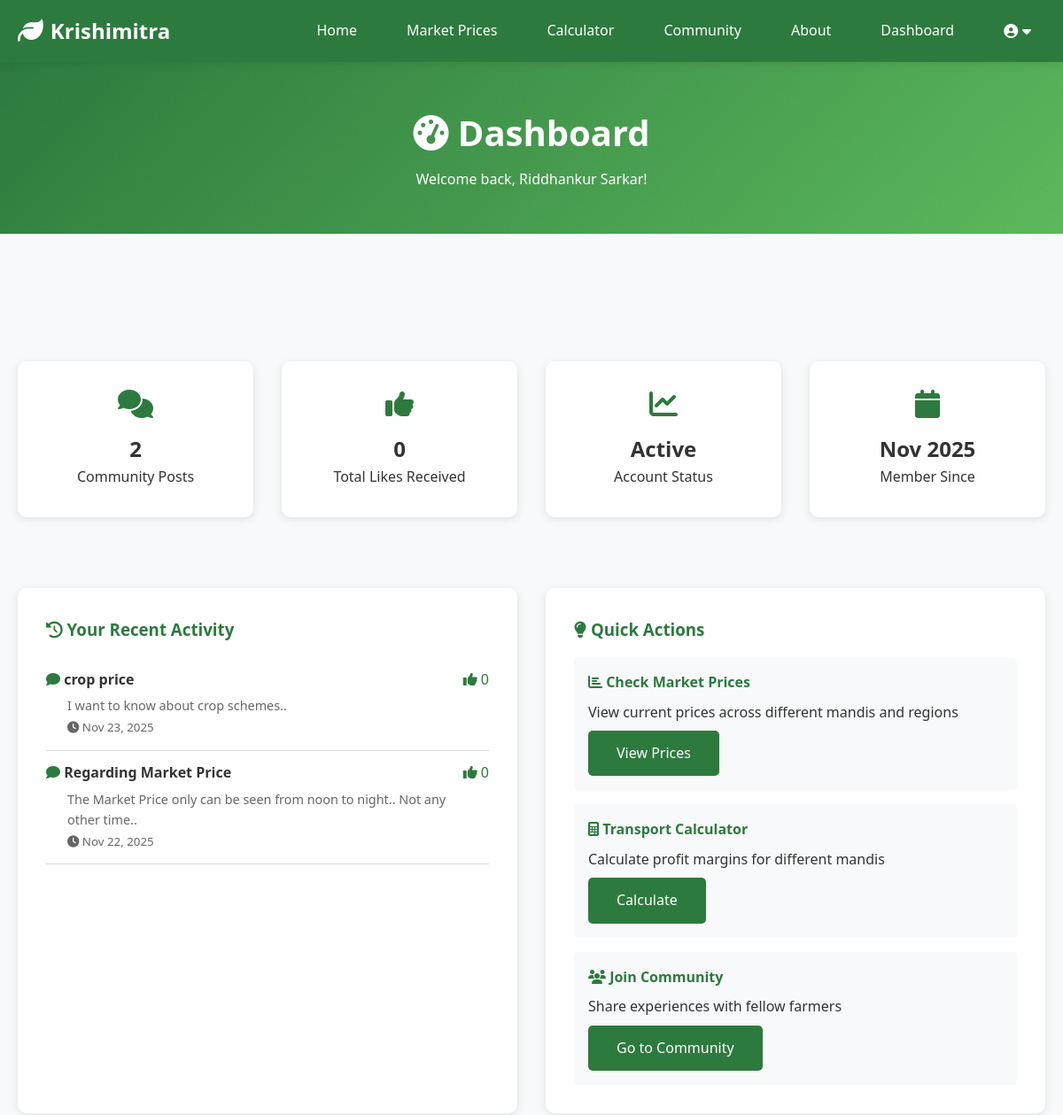
The page /dashboard (signed in, upper part) on the database as committed earlier.
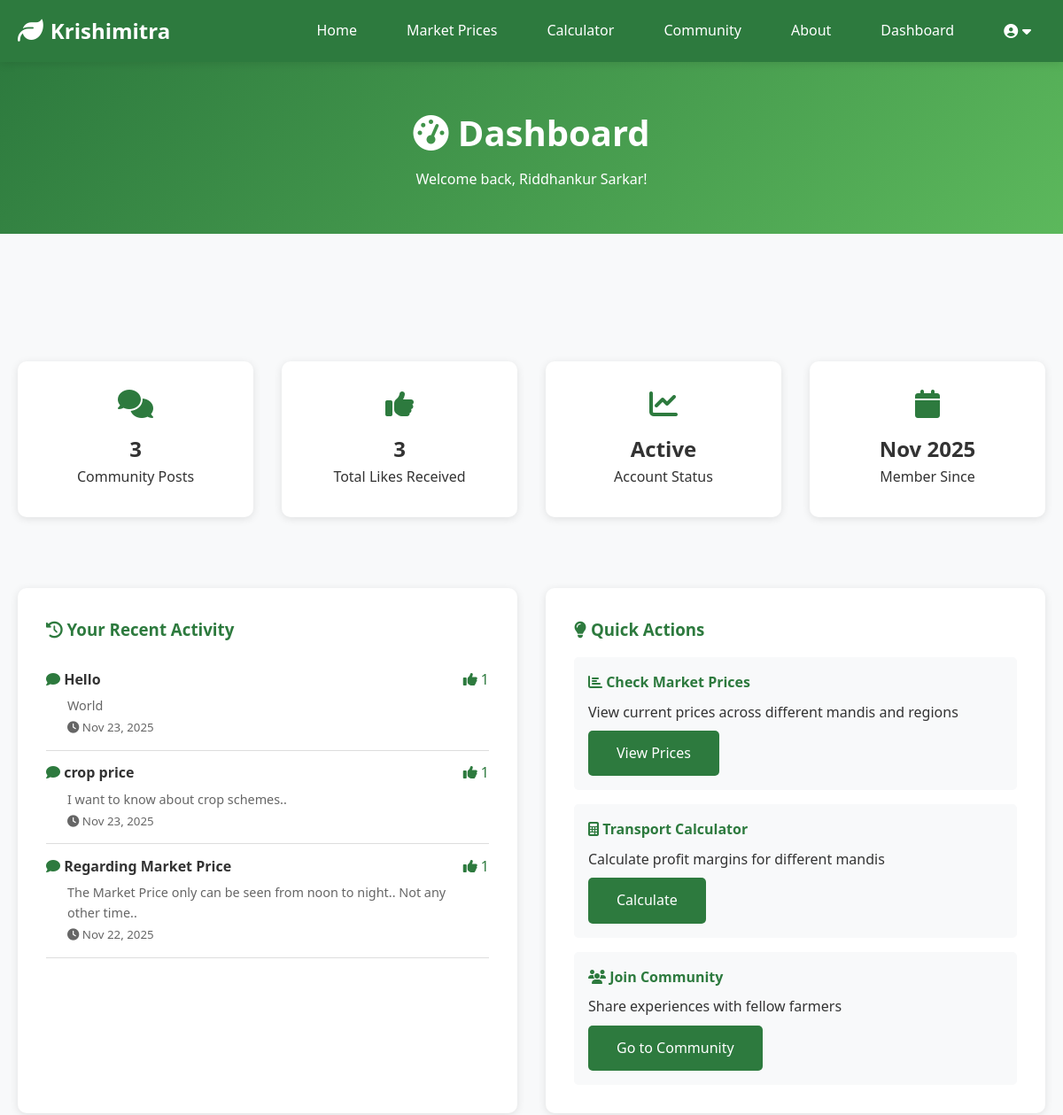
The same page on the database as committed later.
### models.py (models this page shows, shortened)
class User(UserMixin, db.Model):
    __tablename__ = 'users'
    id = db.Column(db.Integer, primary_key=True)
    full_name = db.Column(db.String(100), nullable=False)
    email = db.Column(db.String(120), unique=True, nullable=False, index=True)
    phone = db.Column(db.String(15), unique=True, nullable=False)
    password_hash = db.Column(db.String(256), nullable=False)
    user_type = db.Column(db.String(20), nullable=False)  # farmer, ngo, trader
    state = db.Column(db.String(50))
    district = db.Column(db.String(50))
    farm_size = db.Column(db.Float)
    primary_crops = db.Column(db.String(500))  # Comma-separated crop names
    created_at = db.Column(db.DateTime, default=datetime.utcnow)
    last_login = db.Column(db.DateTime)
    is_active = db.Column(db.Boolean, default=True)
    posts = db.relationship('CommunityPost', backref='author', lazy=True, cascade='all, delete-orphan')

class CommunityPost(db.Model):
    __tablename__ = 'community_posts'
    id = db.Column(db.Integer, primary_key=True)
    user_id = db.Column(db.Integer, db.ForeignKey('users.id'), nullable=False)
    title = db.Column(db.String(200), nullable=False)
    content = db.Column(db.Text, nullable=False)
    category = db.Column(db.String(50))
    likes = db.Column(db.Integer, default=0)
    created_at = db.Column(db.DateTime, default=datetime.utcnow)
    updated_at = db.Column(db.DateTime, default=datetime.utcnow, onupdate=datetime.utcnow)

### app.py (the view)
@app.route('/dashboard')
@login_required
def dashboard():
    posts_count = CommunityPost.query.filter_by(user_id=current_user['id']).count()
    recent_posts = CommunityPost.query\
        .filter_by(user_id=current_user['id'])\
        .order_by(CommunityPost.created_at.desc())\
        .limit(5)\
        .all()
    total_likes = db.session.query(db.func.sum(CommunityPost.likes))\
        .filter_by(user_id=current_user['id'])\
        .scalar() or 0
    return render_template('dashboard.html',
                         current_user=current_user,
                         user_type=current_user['details'].user_type,
                         posts_count=posts_count,
                         recent_posts=recent_posts,
                         total_likes=total_likes)

### app.py (called while the page is built)
@login_manager.user_loader
def load_user(user_id):
    return User.query.get(int(user_id))

def login_required(f):
    @wraps(f)
    def decorated_function(*args, **kwargs):
        if current_user['is_authenticated'] == False:
            flash('Please login to access this page.', 'warning')
            return redirect(url_for('login'))
        return f(*args, **kwargs)
    return decorated_function

### templates/dashboard.html (shortened to what this page needs)
{% extends "base.html" %}
{% block content %}
<div class="page-header">
    <div class="container">
        <h1><i class="fas fa-tachometer-alt"></i> Dashboard</h1>
        <p>Welcome back, {{ current_user.name }}!</p>
    </div>
</div>
<section>
    <div class="container">
        {% if user_type == 'farmer' %}
        <div class="grid grid-4">
            <div class="card text-center">
                <i class="fas fa-comments fa-2x text-primary mb-1"></i>
                <h2>{{ posts_count }}</h2>
                <p>Community Posts</p>
            </div>
            <div class="card text-center">
                <i class="fas fa-thumbs-up fa-2x text-primary mb-1"></i>
                <h2>{{ total_likes }}</h2>
                <p>Total Likes Received</p>
            </div>
            <div class="card text-center">
                <i class="fas fa-chart-line fa-2x text-primary mb-1"></i>
                <h2>Active</h2>
                <p>Account Status</p>
            </div>
            <div class="card text-center">
                <i class="fas fa-calendar fa-2x text-primary mb-1"></i>
                <h2>{{ current_user.details.created_at.strftime('%b %Y') }}</h2>
                <p>Member Since</p>
            </div>
        </div>
        <div class="grid grid-2 mt-3">
            <div class="card">
                <h3><i class="fas fa-history"></i> Your Recent Activity</h3>
                {% if recent_posts %}
                <ul style="list-style: none; padding: 0;">
                    {% for post in recent_posts %}
                    <li style="padding: 0.8rem 0; border-bottom: 1px solid var(--border-color);">
                        <div style="display: flex; justify-content: space-between; align-items: start;">
                            <div style="flex: 1;">
                                <i class="fas fa-comment" style="color: var(--primary-color);"></i>
                                <strong>{{ post.title }}</strong>
                                <p style="margin: 0.3rem 0 0 1.5rem; color: var(--text-light); font-size: 0.9rem;">
                                    {{ post.content[:80] }}{% if post.content|length > 80 %}...{% endif %}
                                </p>
                                <small style="color: var(--text-light); margin-left: 1.5rem;">
                                    <i class="fas fa-clock"></i> {{ post.created_at.strftime('%b %d, %Y') }}
                                </small>
                            </div>
                            <span style="color: var(--primary-color);">
                                <i class="fas fa-thumbs-up"></i> {{ post.likes }}
                            </span>
                        </div>
                    </li>
                    {% endfor %}
                </ul>
                {% endif %}
            </div>
            <div class="card">
                <h3><i class="fas fa-lightbulb"></i> Quick Actions</h3>
                <div style="background-color: var(--light-bg); padding: 1rem; border-radius: 5px; margin-bottom: 1rem;">
                    <h4 style="color: var(--primary-color); margin-bottom: 0.5rem;">
                        <i class="fas fa-chart-bar"></i> Check Market Prices
                    </h4>
                    <p style="margin: 0.5rem 0;">View current prices across different mandis and regions</p>
                    <a href="{{ url_for('prices') }}" class="btn btn-primary">View Prices</a>
                </div>
                <div style="background-color: var(--light-bg); padding: 1rem; border-radius: 5px; margin-bottom: 1rem;">
                    <h4 style="color: var(--primary-color); margin-bottom: 0.5rem;">
                        <i class="fas fa-calculator"></i> Transport Calculator
                    </h4>
                    <p style="margin: 0.5rem 0;">Calculate profit margins for different mandis</p>
                    <a href="{{ url_for('transport_calculator') }}" class="btn btn-primary">Calculate</a>
                </div>
                <div style="background-color: var(--light-bg); padding: 1rem; border-radius: 5px;">
                    <h4 style="color: var(--primary-color); margin-bottom: 0.5rem;">
                        <i class="fas fa-users"></i> Join Community
                    </h4>
                    <p style="margin: 0.5rem 0;">Share experiences with fellow farmers</p>
                    <a href="{{ url_for('community') }}" class="btn btn-primary">Go to Community</a>
                </div>
            </div>
        </div>
        {% endif %}
    </div>
</section>
{% endblock %}

### templates/base.html (shortened to what this page needs)
<!DOCTYPE html>
<html lang="en">
<head>
    <link rel="stylesheet" href="{{ url_for('static', filename='css/style.css') }}">
    <link rel="stylesheet" href="https://cdnjs.cloudflare.com/ajax/libs/font-awesome/6.4.0/css/all.min.css">
</head>
<body>
    <nav class="navbar">
        <div class="container nav-container">
            <div class="nav-brand">
                <a href="{{ url_for('home') }}">
                    <i class="fas fa-leaf"></i>
                    <span>Krishimitra</span>
                </a>
            </div>
            <ul class="nav-menu" id="navMenu">
                <li><a href="{{ url_for('home') }}">Home</a></li>
                <li><a href="{{ url_for('prices') }}">Market Prices</a></li>
                <li><a href="{{ url_for('transport_calculator') }}">Calculator</a></li>
                <li><a href="{{ url_for('community') }}">Community</a></li>
                <li><a href="{{ url_for('about') }}">About</a></li>
                {% if current_user.is_authenticated %}
                    <li><a href="{{ url_for('dashboard') }}">Dashboard</a></li>
                    <li class="user-dropdown">
                        <a href="#" class="user-menu-toggle">
                            <i class="fas fa-user-circle"></i> {{ current_user.full_name }}
                            <i class="fas fa-caret-down"></i>
                        </a>
                    </li>
                {% else %}
                    <li><a href="{{ url_for('login') }}" class="btn-login">Login</a></li>
                {% endif %}
            </ul>
        </div>
    </nav>
    <main>
        {% block content %}{% endblock %}
    </main>
</body>
</html>

### static/css/style.css (style rules this page uses)
* { margin: 0; padding: 0; box-sizing: border-box; }
:root { --primary-color: #2d7a3e; --secondary-color: #5cb85c; --accent-color: #ff9800; --dark-color: #2c3e50; --light-bg: #f8f9fa; --white: #ffffff; --text-dark: #333333; --text-light: #666666; --border-color: #ddd; --shadow: 0 2px 10px rgba(0,0,0,0.1); --shadow-lg: 0 4px 20px rgba(0,0,0,0.15); }
body { font-family: 'Segoe UI', Tahoma, Geneva, Verdana, sans-serif; line-height: 1.6; color: var(--text-dark); background-color: var(--light-bg); }
.container { max-width: 1200px; margin: 0 auto; padding: 0 20px; }
.navbar { background-color: var(--primary-color); padding: 1rem 0; position: sticky; top: 0; z-index: 1000; box-shadow: var(--shadow); }
.nav-container { display: flex; justify-content: space-between; align-items: center; }
.nav-brand a { color: var(--white); text-decoration: none; font-size: 1.5rem; font-weight: bold; display: flex; align-items: center; gap: 0.5rem; }
.nav-brand i { font-size: 1.8rem; }
.nav-menu { display: flex; list-style: none; gap: 1.5rem; align-items: center; }
.nav-menu a { color: var(--white); text-decoration: none; padding: 0.5rem 1rem; border-radius: 5px; transition: all 0.3s ease; }
.user-dropdown { position: relative; }
.user-menu-toggle { display: flex; align-items: center; gap: 0.3rem; }
.btn { display: inline-block; padding: 0.8rem 2rem; background-color: rgb(82, 189, 82); color: var(--white); text-decoration: none; border-radius: 5px; border: none; font-size: 1rem; cursor: pointer; transition: all 0.3s ease; }
.btn-primary { background-color: var(--primary-color); }
.card { background-color: var(--white); border-radius: 10px; padding: 2rem; box-shadow: var(--shadow); margin-bottom: 2rem; transition: transform 0.3s ease; }
.card h3 { color: var(--primary-color); margin-bottom: 1rem; }
.grid { display: grid; gap: 2rem; margin: 3rem 0; }
.grid-2 { grid-template-columns: repeat(auto-fit, minmax(300px, 1fr)); }
.grid-4 { grid-template-columns: repeat(auto-fit, minmax(200px, 1fr)); }
section { padding: 3rem 0; }
.page-header { background: linear-gradient(135deg, var(--primary-color) 0%, var(--secondary-color) 100%); color: var(--white); padding: 3rem 0; text-align: center; margin-bottom: 3rem; }
.page-header h1 { font-size: 2.5rem; margin-bottom: 0.5rem; }
.text-center { text-align: center; }
.text-primary { color: var(--primary-color); }
.mb-1 { margin-bottom: 1rem; }
.mt-3 { margin-top: 3rem; }

### templates/dashboard.html (style rules this page uses)
.text-center { text-align: center; }
.text-primary { color: var(--primary-color); }
.mb-1 { margin-bottom: 1rem; }
.mt-3 { margin-top: 3rem; }

Rows that differ between the two databases and show on the page:
added CommunityPost: title "Hello", content "World", created_at "Nov 23, 2025", likes "1"
changed CommunityPost "crop price": likes "0" → "1"
changed CommunityPost "Regarding Market Price": likes "0" → "1"
Other text that changed with them:
{{ posts_count }}: "2" → "3"
{{ total_likes }}: "0" → "3"
